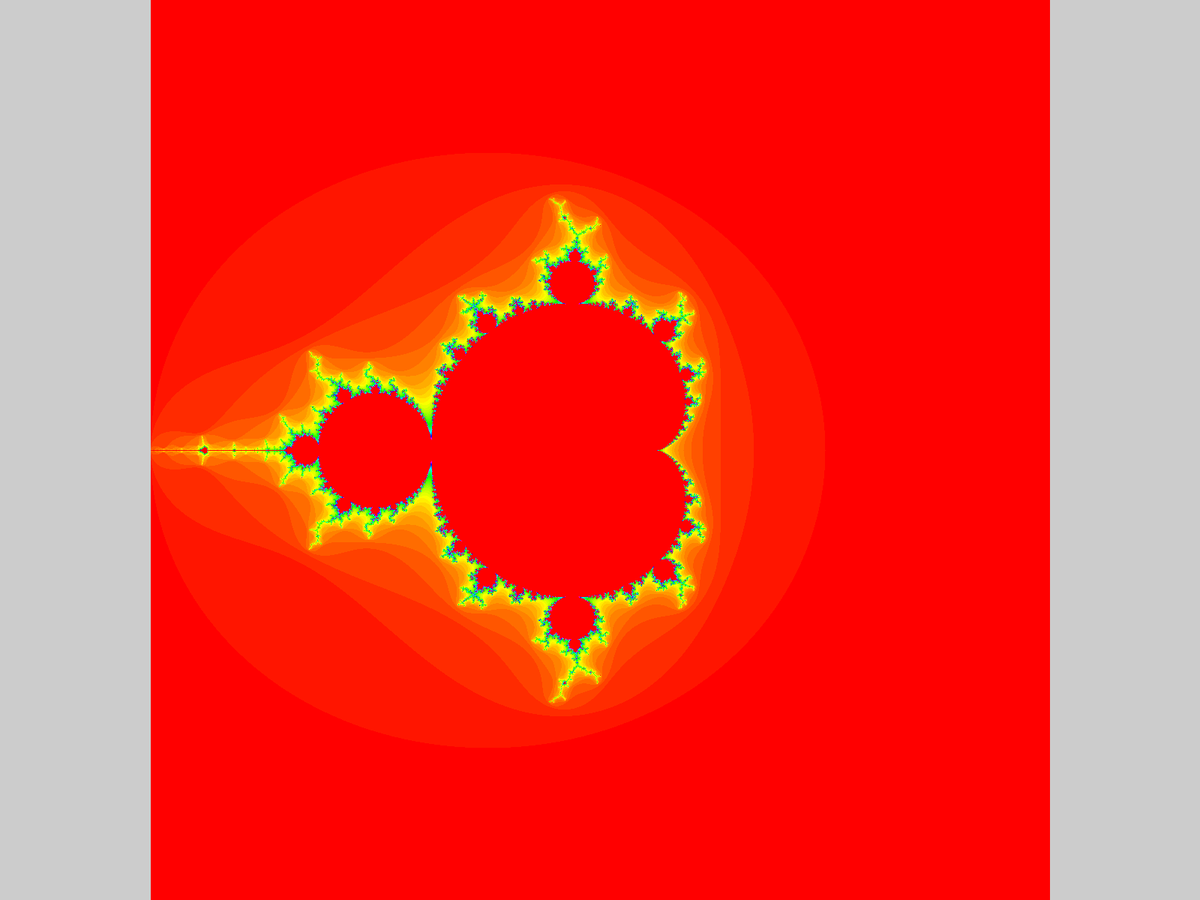
Frame 1 (no input)
Frame 60 (the mouse pressed at the canvas centre just before this capture): identical to frame 1, image omitted
Frame 120 (the mouse held since frame 60 and released just before this capture): identical to frame 1, image omitted

The Processing sketch that drew this single still picture (run headless with seeded random() and noise(); from frame 60 on, the mouse is pressed at the canvas centre):

// Processing sketch: mandelbrot_set
// ── mandelbrot_set.pde
int maxIterations=500;
int sideSpace;
boolean zoomed = true;
float zoom = 1.0;
float focusx = 0;
float focusy = 0;
void setup() {
  fullScreen();
  sideSpace = (width-height)/2;
  colorMode(HSB);
}

void draw() {
  if(zoomed) {
    loadPixels();
    for(int i = 0; i<pixels.length; i++) {
      if(i%width>sideSpace && i%width<width-sideSpace) {
        float a = ((i%width-(float)sideSpace)/(width-2.0*sideSpace)*4-2);
        float b = ((i/width)/((float)height)*4-2);
        a*=zoom;
        b*=zoom;
        a+=focusx;
        b+=focusy;
        float oga = a;
        float ogb = b;
        int its = 0;
        while(its<maxIterations) {
          float olda = a;
          a = a*a-b*b+oga; // (a+bi)(a+bi)(a+bi)(a+bi)
          b = 2*olda*b+ogb; // a^4+6(a^2-b^2)+(-4ab^3i)+4(a^3)bi
          if(a*a+b*b>4.0) {
            break;
          }
          its++;
        }
        pixels[i] = color(its/100.0*360,255,255);
      }
    }
    updatePixels();
    zoomed = false;
  }
}

void keyPressed() {
  if(keyCode == UP) {
    focusx= ((mouseX-(float)sideSpace)/(width-2.0*sideSpace)*4-2)*zoom+focusx;
    focusy= ((mouseY)/((float)height)*4-2)*zoom+focusy;
    zoom*=0.75;
    focusx-= ((mouseX-(float)sideSpace)/(width-2.0*sideSpace)*4-2)*zoom;
    focusy-= ((mouseY)/((float)height)*4-2)*zoom;
  } else if(keyCode == DOWN) {
    zoom/=0.75;
    if(zoom>=1) {
      zoom = 1;
      focusx = 0;
      focusy = 0;
    }
  }
  zoomed = true;
}
